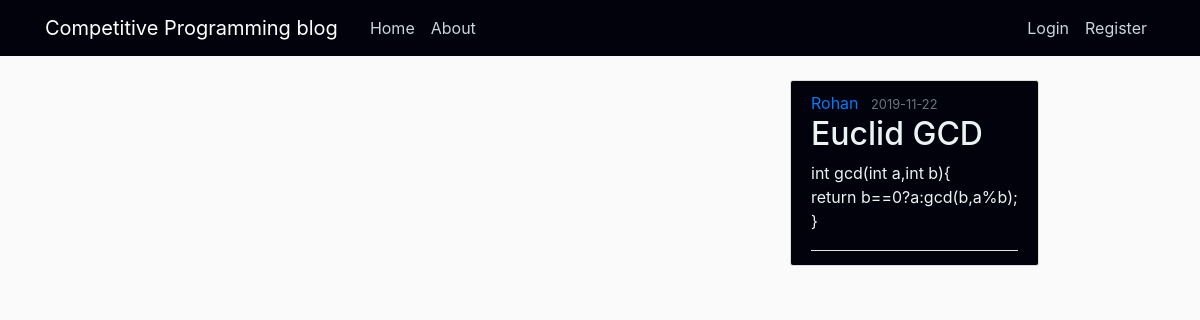
/post/1, run on the app's committed database.
### flaskblog/models.py (models this page shows, shortened)
class User(db.Model, UserMixin):
    id = db.Column(db.Integer, primary_key=True)
    username = db.Column(db.String(20), unique=True, nullable=False)
    email = db.Column(db.String(120), unique=True, nullable=False)
    image_file = db.Column(db.String(20), nullable=False, default='default.jpg')
    password = db.Column(db.String(60), nullable=False)
    posts = db.relationship('Post', backref='author', lazy=True)
    intro = db.relationship('Intro', backref='author', lazy=True)

class Post(db.Model):
    id = db.Column(db.Integer, primary_key=True)
    title = db.Column(db.String(100), nullable=False)
    date_posted = db.Column(db.DateTime, nullable=False, default=datetime.utcnow)
    content = db.Column(db.Text, nullable=False)
    user_id = db.Column(db.Integer, db.ForeignKey('user.id'), nullable=False)

### flaskblog/routes.py (the view)
@app.route("/post/<int:post_id>")
def post(post_id):
    post = Post.query.get_or_404(post_id)
    return render_template('post.html', title=post.title, post=post)

### flaskblog/templates/post.html (shortened to what this page needs)
{% extends "layout.html" %}
{% block content %}
</div>
  <article class="media content-section c">
    <div class="media-body">
      <div class="article-metadata">
        <a class="mr-2" href="#">{{ post.author.username }}</a>
        <small class="text-muted">{{ post.date_posted.strftime('%Y-%m-%d') }}</small>
           <h2 class="article-title" style="color:rgb(235, 243, 243)">{{ post.title }}</h2>
      <p class="article-content" style="color:rgb(235, 243, 243)">{{ post.content }}</p>
    </div>
  </article>
{% endblock content %}

### flaskblog/static/main.css (style rules this page uses)
body { background: #fafafa; color: #333333; margin-top: 5rem; }
h1, h2, h3, h4, h5, h6 { color: #444444; }
.content-section { background: #ffffff; padding: 10px 20px; border: 1px solid #dddddd; border-radius: 3px; margin-bottom: 20px; }
.article-title { color: #444444; }
.article-content { white-space: pre-line; }
.article-metadata { padding-bottom: 1px; margin-bottom: 4px; border-bottom: 1px solid #e3e3e3 }

### flaskblog/templates/layout.html (style rules this page uses)
body { background-image:url("../static/z.jpg"); background-size: cover; background-repeat: no-repeat; width: 100%; }
.c { background: rgb(2, 2, 12); }

### data on the page
User: author.username "Rohan"
Post: date_posted "2019-11-22", title "Euclid GCD", content "int gcd(int a,int b){ return b==0?a:gcd(b,a%b); }"
